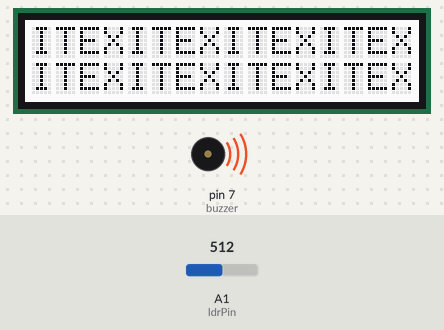
Recording of a sketch running on a simulated Arduino Uno, built with avr-gcc and run on an emulated ATmega328P. Parts: 16×2 character LCD, buzzer (waves = sounding). Inputs (shaded band) come from the test bench; at power-on: A1 (ldrPin) = 512.

Above: at 1.2 s.
1.3 s: A1 (ldrPin) set to 582
2.8 s: A1 (ldrPin) set to 607
At 3.1 s:
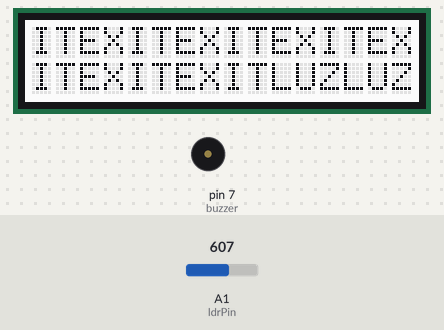
4.8 s: A1 (ldrPin) set to 590
At 6.4 s:
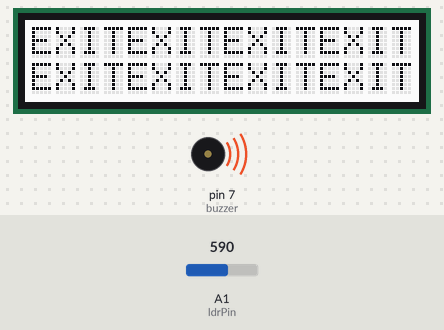
6.8 s: A1 (ldrPin) set to 610
At 7.41 s:
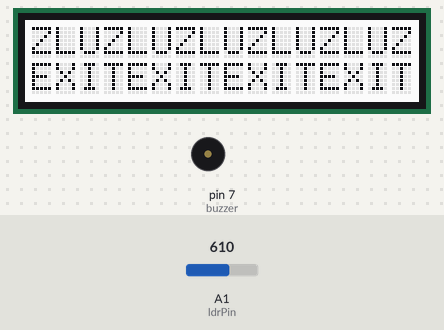
8.5 s: A1 (ldrPin) set to 511
At 10.2 s:
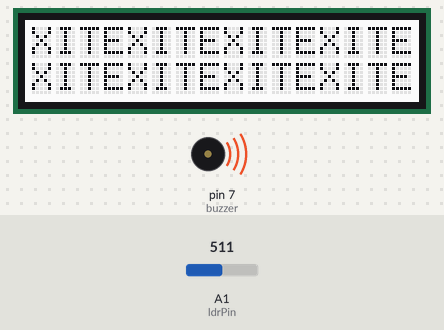
10.4 s: A1 (ldrPin) set to 716
At 12.46 s:
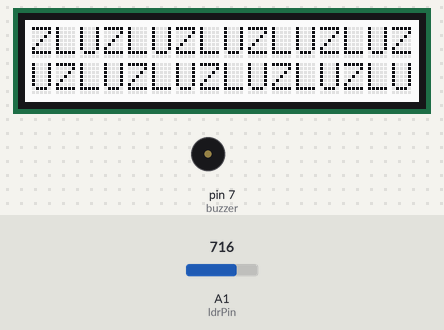
Timing chart, 0 to 14.0 s (numbered marks = the images above; inputs shaded):
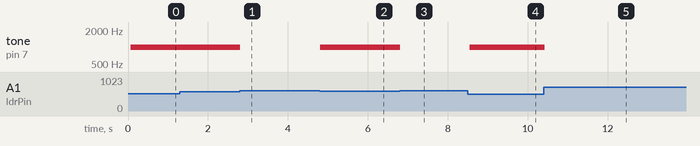

The sketch:

atividade2.ino
```cpp
#include <Wire.h>
#include "rgb_lcd.h"

rgb_lcd lcd;

int buzzer = 7;
int limiteLuz = 600;
const int ldrPin = A1;

void setup() {
  lcd.begin(16, 2);
  lcd.setCursor(6, 0);
  lcd.setRGB(255, 255, 255);

  pinMode(buzzer, OUTPUT);
}

void loop() {
  int nivelDeLuz = analogRead(ldrPin);

  if (nivelDeLuz < limiteLuz) {
    tone(buzzer, 1000); // ativa o buzzer
     lcd.print("EXIT");
  } else {
    noTone(buzzer);     // desliga o buzzer
    lcd.print("LUZ");
  }
  delay(50);
}
```

Measured:
- the behaviour switches between 599 and 600 on A1 (ldrPin) (found by bisection; images 0 and 1)
- after the input at 1.3 s, every drawn part: stays the same
- after the input at 2.8 s, tone on pin 7 (buzzer): 1000 Hz → silent at once; the display: first changes at once (image 1 shows a later state)
- after the input at 4.8 s, tone on pin 7 (buzzer): silent → 1000 Hz at once; the display: first changes at once (image 2 shows a later state)
- after the input at 6.8 s, tone on pin 7 (buzzer): 1000 Hz → silent at once; the display: first changes after 0.11 s (image 3 shows a later state)
- after the input at 8.5 s, tone on pin 7 (buzzer): silent → 1000 Hz after 0.05 s; the display: first changes after 0.05 s (image 4 shows a later state)
- after the input at 10.4 s, tone on pin 7 (buzzer): 1000 Hz → silent at once; the display: first changes after 0.19 s (image 5 shows a later state)
- what the display in image 1 shows lasts 0.4 s, from 2.9 s to 3.3 s
